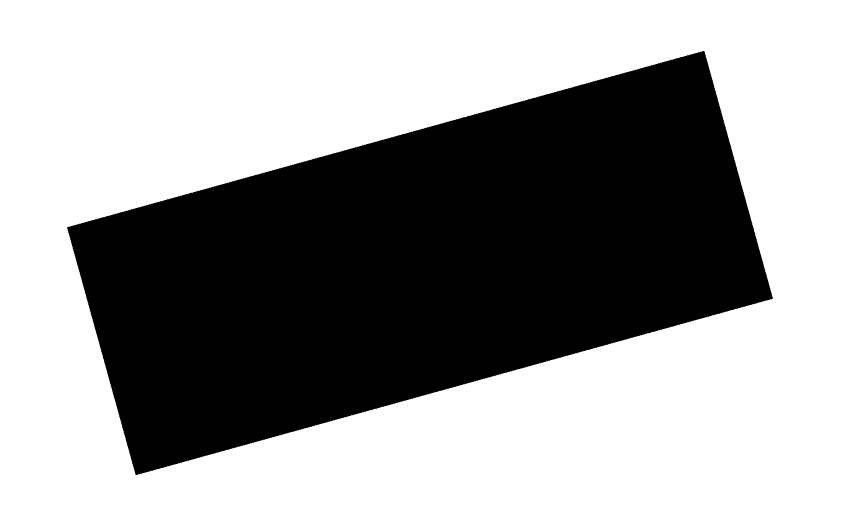
#> input picture Computer-Vision/Image-Handling-and-Dataset-Deployment/3일차/test01.png, 862 x 523 px
$ python ex_07.py
#> lines starting #> are read from the running program, lines starting #| are printed output that depends on the picture; after the words box and inside, x2 and y2 are one past the last pixel; in counts of white or black regions, pixels touching at a corner belong together
### Computer-Vision/Image-Handling-and-Dataset-Deployment/3일차/utils.py
import cv2

def image_show(image):
    cv2.imshow("show", image)
    cv2.waitKey(0)

### Computer-Vision/Image-Handling-and-Dataset-Deployment/3일차/ex_07.py
import cv2
import numpy as np
from utils import image_show
# 모서리 감지
image_path ="./test01.png"

image_read = cv2.imread(image_path)
#> image_read is the input picture: shape (523, 862, 3); min 0, max 255, mean 158.8

image_gray = cv2.cvtColor(image_read, cv2.COLOR_BGR2GRAY) # 색상이 그레이로 변한다.
image_gray = np.float32(image_gray)

block_size = 2 # 모서리 감지 매개 변수 설정
aperture = 29
free_parameter = 0.04 # 이웃한 픽셀이랑 얼마나 근접하게 할지 주는 것이다.

detector_response = cv2.cornerHarris(image_gray, block_size, aperture, free_parameter)
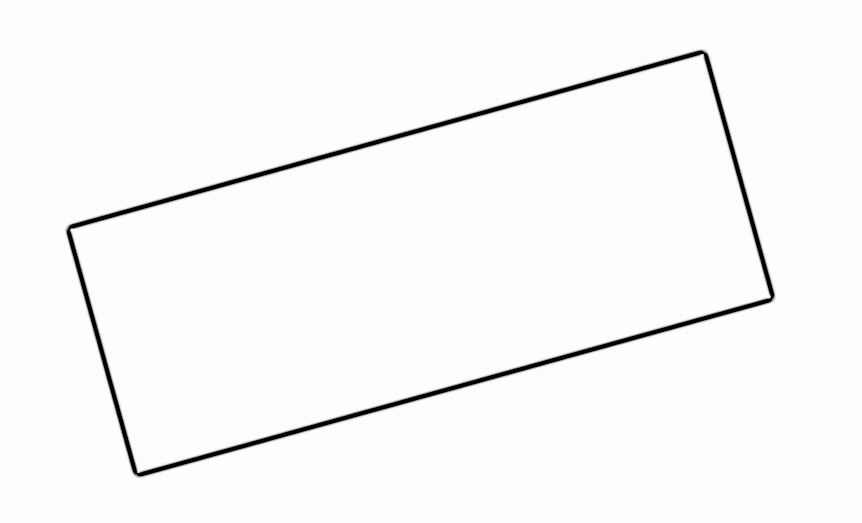
#> detector_response: shape (523, 862) float32; 1.29% of the values are NaN or infinite; the others: min -1.33e+37, max 5.36e+34, mean -inf; drawn with min black, max white, NaN and infinite black
print(detector_response)
#> (printed output is left out)

threshold = 0.02

image_read[detector_response > threshold *
        detector_response.max()] = [255, 255, 255]
#> image_read: shape (523, 862, 3); under 0.01% of pixels changed, all inside (x1, y1, x2, y2) = (72, 56, 769, 471)
image_gray = cv2.cvtColor(image_read, cv2.COLOR_BGR2GRAY)
image_show(image_gray)

$ run again, with Computer-Vision/Image-Handling-and-Dataset-Deployment/3일차/cat.png copied over Computer-Vision/Image-Handling-and-Dataset-Deployment/3일차/test01.png
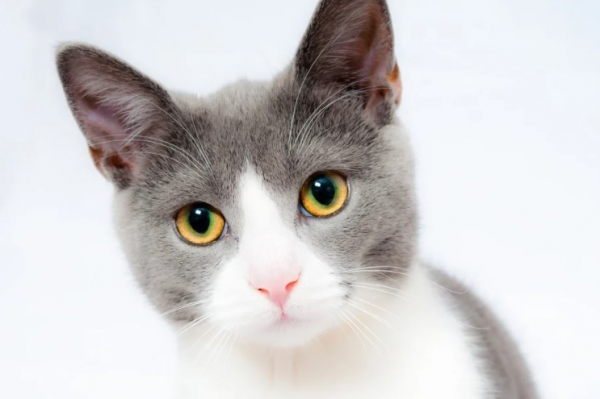
#> input picture Computer-Vision/Image-Handling-and-Dataset-Deployment/3일차/cat.png, 600 x 399 px
#> image_read is the input picture: shape (399, 600, 3); mean B, G, R 205.8, 205.4, 207.6
#> `detector_response = cv2.cornerHarris(image_gray, block_size, aperture,..`:
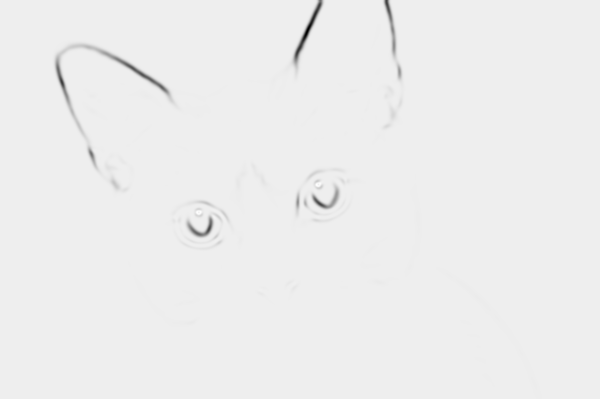
#> detector_response: shape (399, 600) float32; min -4.77e+36, max 3.3e+35, mean -inf; drawn with min black and max white
#> (printed output is left out)
#> `image_read[detector_response > threshold * detector_response.max()] = ..`:
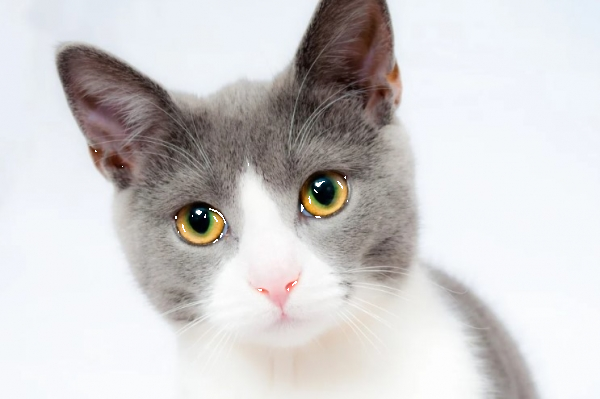
#> image_read: shape (399, 600, 3); 0.1% of pixels changed, all inside (x1, y1, x2, y2) = (95, 150, 348, 291)
